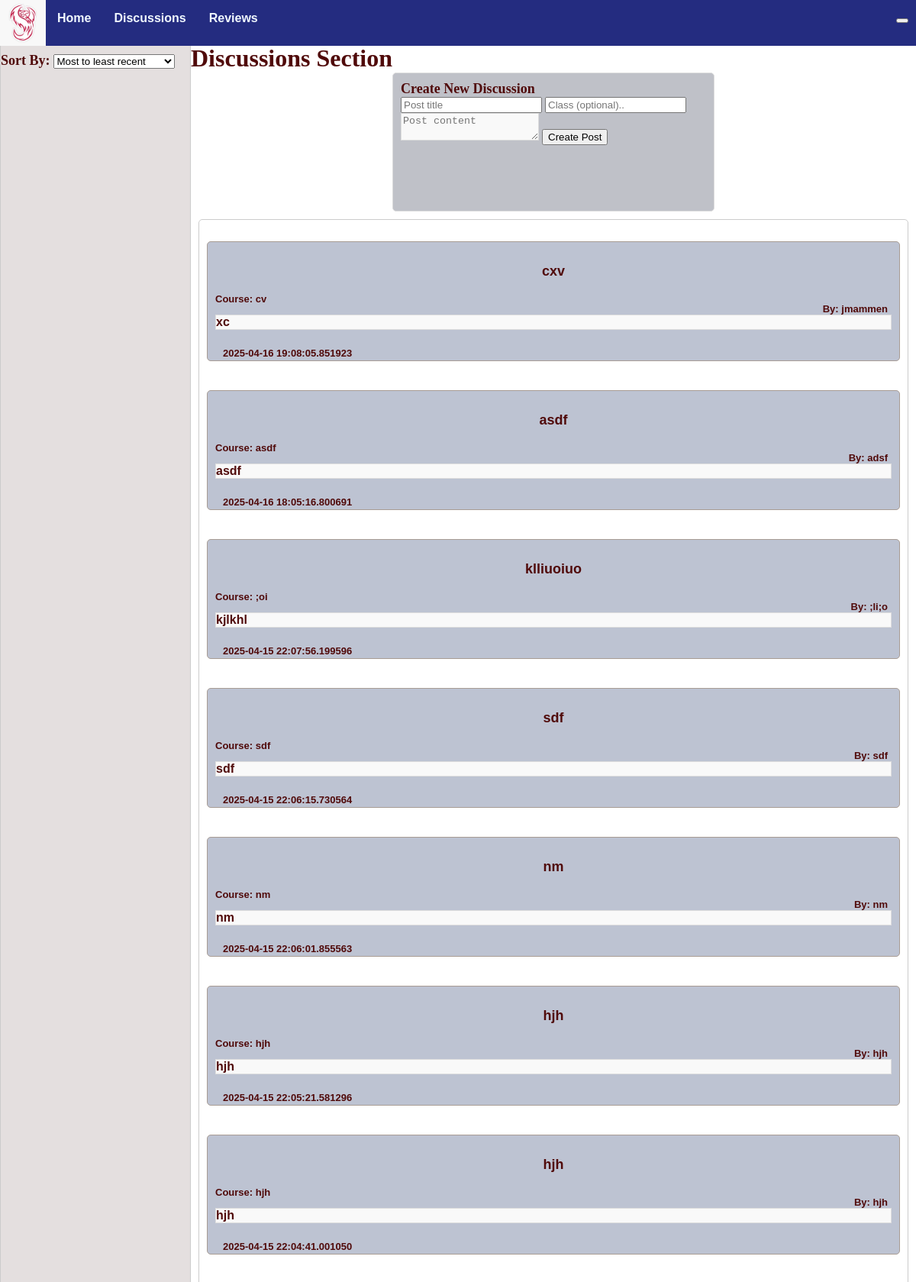
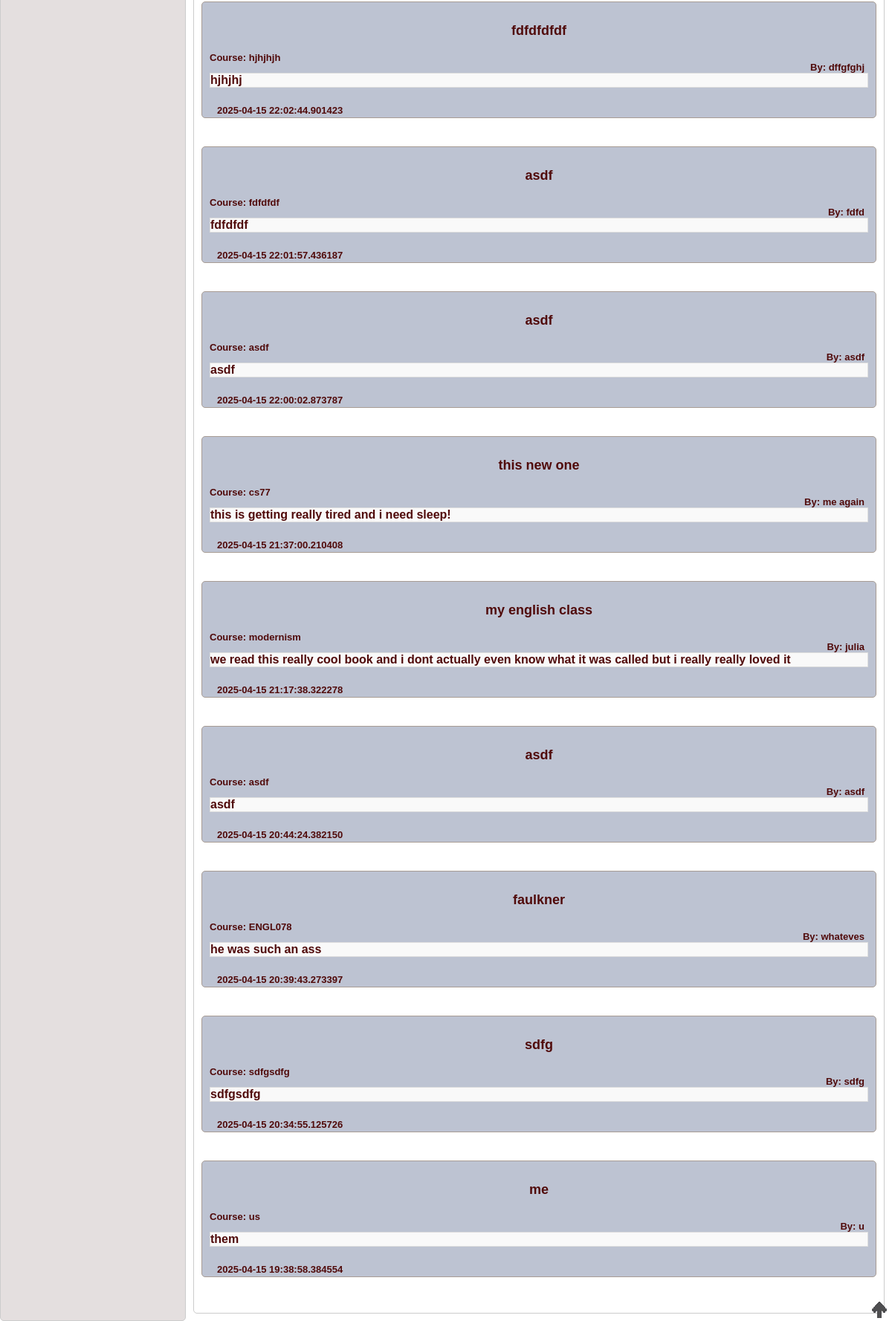
The page /discussions on the database its author committed (2 pictures, top to bottom).
### models.py (models this page shows, shortened)
class Discussion(db.Model):
    id = db.Column(db.Integer, primary_key=True)
    title = db.Column(db.String(255), nullable=False)
    content = db.Column(db.Text, nullable=False)
    created_at = db.Column(db.DateTime, default=db.func.current_timestamp())
    course = db.Column(db.Text)
    author = db.Column(db.Text, nullable=False)
    comments = db.relationship('Comment', backref='discussion', cascade="all, delete-orphan", lazy=True)
    up_votes = db.Column(db.Integer, default = 0)

### app.py (the view)
@app.route('/discussions')
def discussions():
    discussions=Discussion.query.order_by(Discussion.created_at.desc()).all()
    discussions_data=[]
    for discussion in discussions:
        discussions_data.append({
            'id': discussion.id,
            'title': discussion.title,
            'author': discussion.author,
            'created_at': discussion.created_at,
            'content': discussion.content,
            'course': discussion.course,
            'up_votes': discussion.up_votes,
        })
    return render_template('discussions.html', discussions=discussions_data)

### templates/discussions.html (shortened to what this page needs)
{% extends "base.html" %}
{%block head%}
    {{ super() }}
{% endblock %}
{%block content %}
    <div class="container">
        <div class="sidebar">
            <br><p1 style="text-align:center;">Sort By:</p1>
            <div class="dropdown">
                <select name="order_by" id="order_by">
                    <option value="Most to least recent">Most to least recent</option>
                </select>
            </div>
        </div>
        <div class="space">
            <br>
            <p2>Discussions Section</p2>
            <div class="add_post">
               <p1>Create New Discussion</p1>
                <form id="form">
                    <input type="text" id="title" placeholder="Post title" required maxlength="50">
                    <input type="text" id="course" placeholder="Class (optional).." required maxlength="50">
                    <textarea id="content" placeholder="Post content" required></textarea>
                    <button id="submitForm">Create Post</button>
                </form>
            </div>
            <div class="list-group">
                {% for discussion in discussions %}
                    <a href="{{ url_for('dis_posts', discussion_id=discussion.id) }}" class = "list-group-item">
                       <div class="whereithappens">
                            <div id="header">
                                <p id="title">{{discussion.title}}</p>
                                <p id="author">By: {{discussion.author}}</p>
                                <p id="course">Course: {{discussion.course}}</p>
                            </div>
                            <p id="content">{{discussion.content}}</p>
                            <div id="information">
                                <div class="upvote-count">
                                    <img
                                      id="{{discussion.id}}"
                                      onclick="upvote(this)"
                                      src="{{url_for('static',
                                        filename='upvote.png')}}"
                                      class="upvote"
                                    /><img />
                                 </div>
                                <p id="created_at">{{discussion.created_at}}</p>
                            </div>
                        </div>
                    </a>
                {% endfor %}
            </div>
        </div>
    </div>
{%endblock%}

### static/styles/base.css (style rules this page uses)
body { margin:0; padding: 0; }
p1 { color:rgb(80, 10, 10); font-weight: bold; font-size:large; }
p2 { color:rgb(80, 10, 10); font-weight: bold; font-size:xx-large; text-align:center; }
a { color:rgb(80, 10, 10); font-weight: bold; font-size:medium; text-decoration: none; }
.container { display: grid; grid-template-columns: 250px 1fr; height: 100vh; }
.sidebar { background:#e4dfdf; border: 1px solid #ccc; border-radius: 5px; padding-top: 50px; }
.space { padding-top: 40px; }
.add_post { height: 20vh; width: 50vh; background-color:#bfc1c8; margin: auto; padding: 10px; border: 1px solid #ddd; border-radius: 5px; }
.list-group { background-color: #ffffff; border: 1px solid #ccc; padding: 10px; margin: 10px ; border-radius: 5px; }
.list-group-item { padding: 10px; margin: 10px ; }
.whereithappens { padding: 10px; background-color: #bdc3d2; border: 1px solid #a89c94; margin-bottom: 20px; border-radius: 5px; font-family: Verdana, Geneva, Tahoma, sans-serif; }
#content { border: 1px solid #ddd; margin: auto; background-color: #f9f9f9; }
#header #title { color:rgb(80, 10, 10); font-weight: bolder; font-size:large; text-align: center; }
#header #author { color:rgb(80, 10, 10); font-weight: bold; font-size:small; margin-right:5px; position:relative; float:right; }
#header #course { color:rgb(80, 10, 10); font-size:small; }
#information { display: grid; grid-template-columns: repeat(3, auto); padding: 5px; margin: 5px; height:10px; }
#information p { font-size: small; }
.dropdown { position: relative; display: inline-block; }
.upvote { width: 20px; height: 22px; z-index: 50; }
.upvote-count { position: absolute; right: 7px; bottom: 0; }

### rows shown on the page
Discussion: title "cxv", author "jmammen", course "cv", content "xc", created_at "2025-04-16 19:08:05.851923"
Discussion: title "asdf", author "adsf", course "asdf", content "asdf", created_at "2025-04-16 18:05:16.800691"
Discussion: title "klliuoiuo", author ";li;o", course ";oi", content "kjlkhl", created_at "2025-04-15 22:07:56.199596"
Discussion: title "sdf", author "sdf", course "sdf", content "sdf", created_at "2025-04-15 22:06:15.730564"
Discussion: title "nm", author "nm", course "nm", content "nm", created_at "2025-04-15 22:06:01.855563"
Discussion: title "hjh", author "hjh", course "hjh", content "hjh", created_at "2025-04-15 22:05:21.581296"
Discussion: title "hjh", author "hjh", course "hjh", content "hjh", created_at "2025-04-15 22:04:41.001050"
Discussion: title "fdfdfdfdf", author "dffgfghj", course "hjhjhjh", content "hjhjhj", created_at "2025-04-15 22:02:44.901423"
Discussion: title "asdf", author "fdfd", course "fdfdfdf", content "fdfdfdf", created_at "2025-04-15 22:01:57.436187"
Discussion: title "asdf", author "asdf", course "asdf", content "asdf", created_at "2025-04-15 22:00:02.873787"
Discussion: title "this new one", author "me again", course "cs77", content "this is getting really tired and i need sleep!", created_at "2025-04-15 21:37:00.210408"
Discussion: title "my english class", author "julia", course "modernism", content "we read this really cool book and i dont actually even know what it was called but i really really loved it", created_at "2025-04-15 21:17:38.322278"
Discussion: title "asdf", author "asdf", course "asdf", content "asdf", created_at "2025-04-15 20:44:24.382150"
Discussion: title "faulkner", author "whateves", course "ENGL078", content "he was such an ass", created_at "2025-04-15 20:39:43.273397"
Discussion: title "sdfg", author "sdfg", course "sdfgsdfg", content "sdfgsdfg", created_at "2025-04-15 20:34:55.125726"
Discussion: title "me", author "u", course "us", content "them", created_at "2025-04-15 19:38:58.384554"
